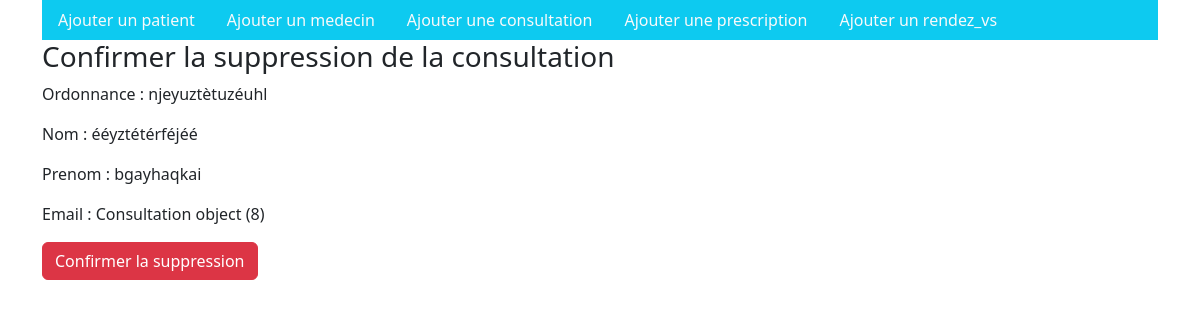
The page /prescription/supprimer/6/ on the database its author committed.
### mon_app/models.py (models this page shows)
class Prescription(models.Model):
      ordonnance = models.TextField()
      analyse = models.TextField()
      radiologie = models.TextField()
      consultation = models.ForeignKey(Consultation, on_delete=models.CASCADE)

class Consultation(models.Model):
      date = models.DateField(auto_now_add=True)
      heure = models.TimeField(auto_now_add=True)
      diagnostic = models.TextField()
      patient = models.ForeignKey(Patient, on_delete=models.CASCADE)
      medecin = models.ForeignKey(Medecin, on_delete=models.CASCADE)

### mon_app/views.py (the view)
# urls.py: path('prescription/supprimer/<int:prescription_id>/', views.supprimer_prescription, name='supprimer_prescription'),
def supprimer_prescription(request, prescription_id):
    prescription = get_object_or_404(Prescription, pk=prescription_id)
    if request.method == 'POST':
        prescription.delete()
        return redirect('prescription_list')
    return render(request, 'prescriptions/prescription_supprimer.html', {'prescription': prescription})

### mon_app/templates/prescriptions/prescription_supprimer.html (shortened to what this page needs)
{% extends 'menu.html' %}
{% block content %}
<h3>Confirmer la suppression de la consultation {{ patient.first_name }}</h3>
<p>Ordonnance : {{ prescription.ordonnance }}</p>
<p>Nom : {{ prescription.analyse }}</p>
<p>Prenom : {{ prescription.radiologie }}</p>
<p>Email : {{ prescription.consultation }}</p>
<form method="POST">
    <button type="submit" class="btn btn-danger">Confirmer la suppression</button>
</form>
{% endblock content %}

### rows shown on the page
Prescription: ordonnance "njeyuztètuzéuhl", analyse "ééyztétérféjéé", radiologie "bgayhaqkai", consultation "Consultation object (8)"
